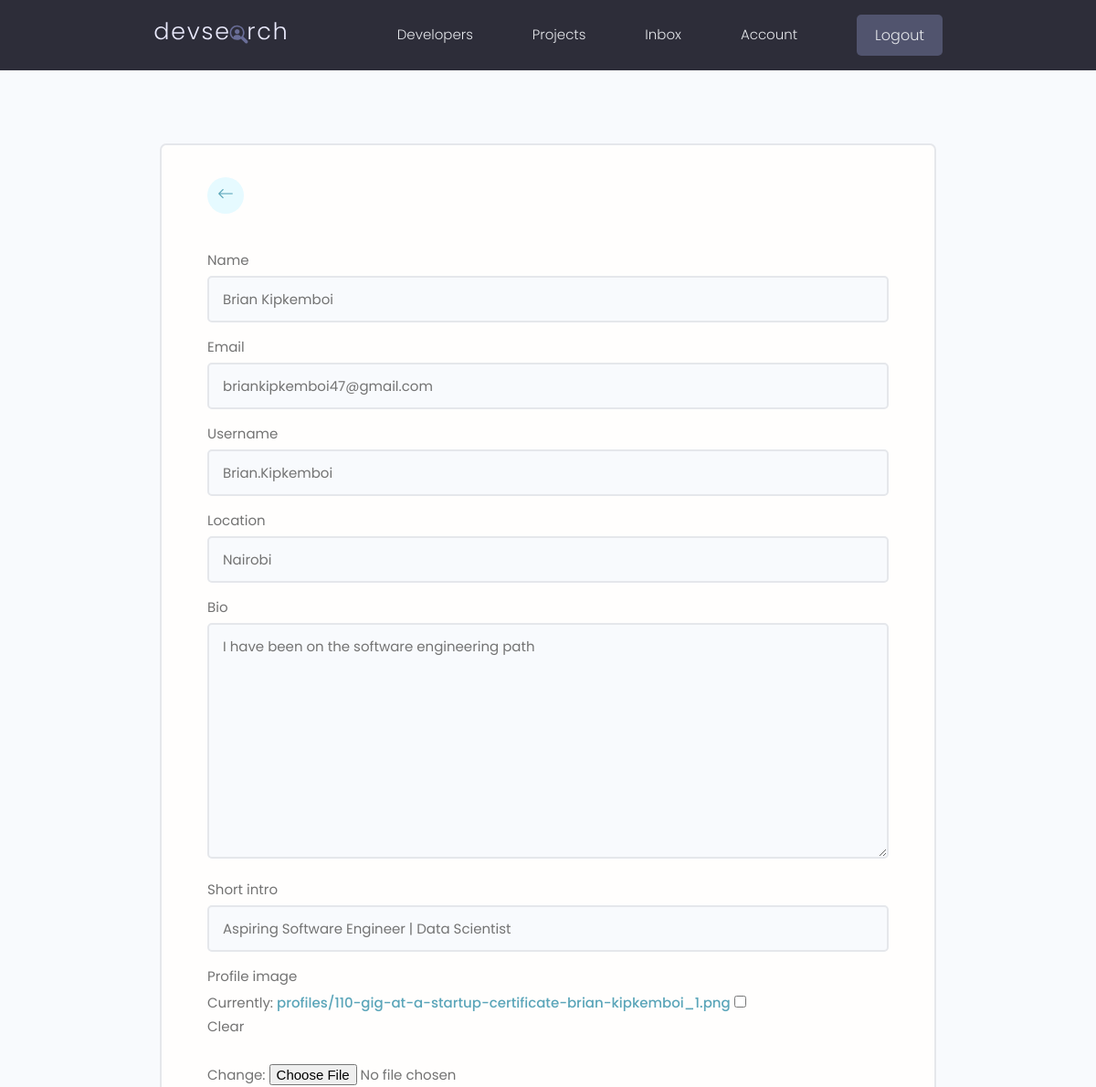
The app's page /edit-account/ (signed in, upper part), older data.
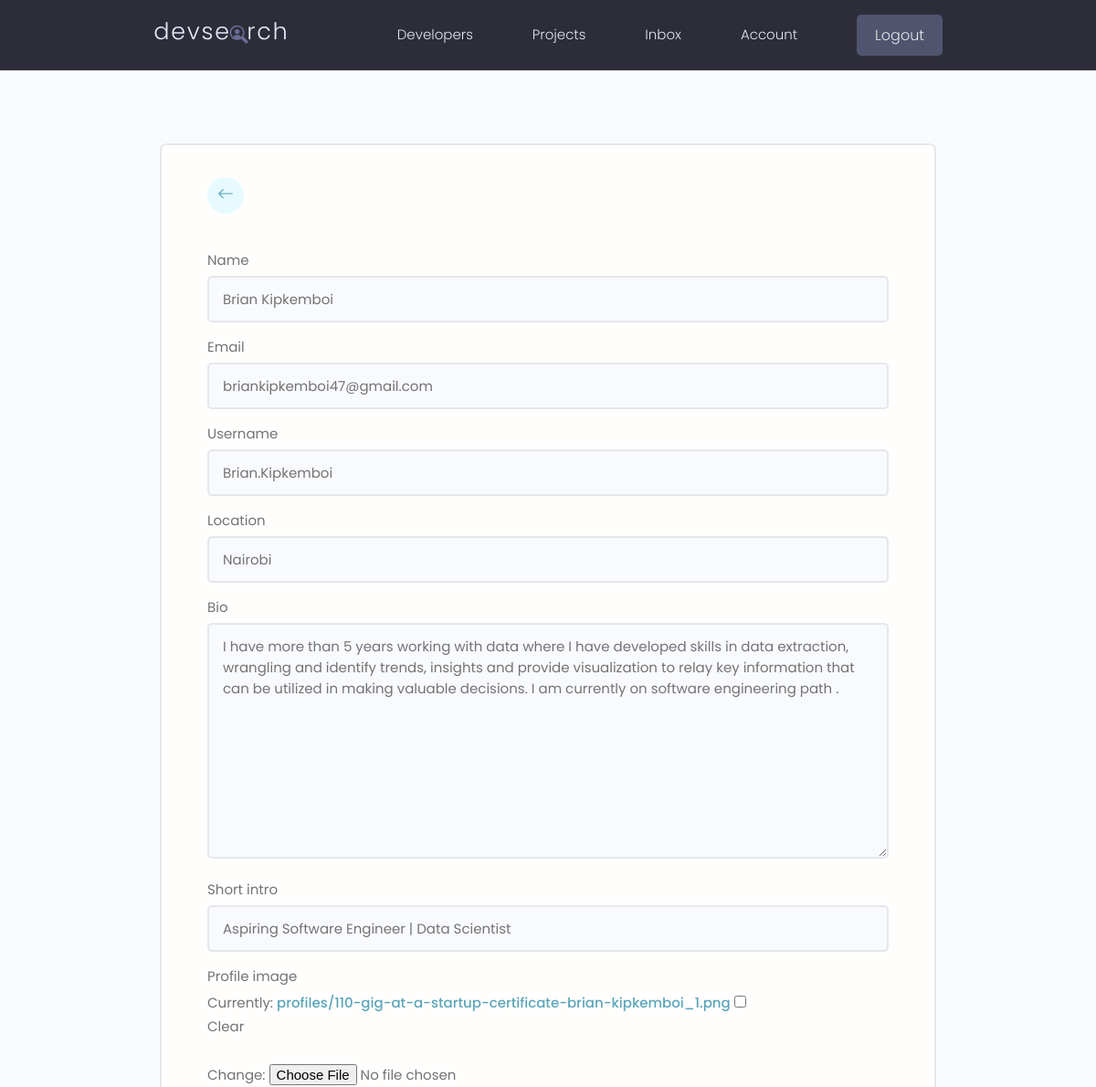
The same page, newer data.
### users/models.py (models this page shows, shortened)
class Profile(models.Model):
    user = models.OneToOneField(
        User, on_delete=models.CASCADE, null=True, blank=True)
    name = models.CharField(max_length=200, blank=True, null=True)
    email = models.EmailField(max_length=500, blank=True, null=True)
    username = models.CharField(max_length=200, blank=True, null=True)
    location = models.CharField(max_length=200, blank=True, null=True)
    short_intro = models.CharField(max_length=200, blank=True, null=True)
    bio = models.TextField(blank=True, null=True)
    profile_image = models.ImageField(
        null=True, blank=True, upload_to='profiles/', default="profiles/user-default.png")
    social_github = models.CharField(max_length=200, blank=True, null=True)
    social_twitter = models.CharField(max_length=200, blank=True, null=True)
    social_linkedin = models.CharField(max_length=200, blank=True, null=True)
    social_youtube = models.CharField(max_length=200, blank=True, null=True)
    social_website = models.CharField(max_length=200, blank=True, null=True)
    created = models.DateTimeField(auto_now_add=True)
    id = models.UUIDField(default=uuid.uuid4, unique=True,
                          primary_key=True, editable=False)
    class Meta:
        ordering = ['created']

### users/views.py (the view)
# urls.py: path('edit-account/', views.editAccount, name="edit-account"),
@login_required(login_url='login')
def editAccount(request):
    profile = request.user.profile
    form = ProfileForm(instance=profile)
    if request.method == 'POST':
        form = ProfileForm(request.POST, request.FILES, instance=profile)
        if form.is_valid():
            form.save()
            return redirect('account')
    context = {'form': form}
    return render(request, 'users/profile_form.html', context)

### users/forms.py
class ProfileForm(ModelForm):
    class Meta:
        model = Profile
        fields = ['name', 'email', 'username',
                  'location', 'bio', 'short_intro', 'profile_image',
                  'social_github', 'social_linkedin', 'social_twitter',
                  'social_youtube', 'social_website']
    def __init__(self, *args, **kwargs):
        super(ProfileForm, self).__init__(*args, **kwargs)
        for name, field in self.fields.items():
            field.widget.attrs.update({'class': 'input'})

### users/templates/users/profile_form.html (shortened to what this page needs)
{% extends 'main.html' %}
{% block content %}
<main class="formPage my-xl">
    <div class="content-box">
        <div class="formWrapper">
            <a class="backButton" href="{% url 'account' %}"><i class="bi bi-arrow-left"></i></a>
            <br>
            <form class="form" method="POST" action="{% url 'edit-account' %}" enctype="multipart/form-data">
                {% for field in form %}
                <div class="form__field">
                    <label for="formInput#text">{{field.label}}</label>
                    {{field}}
                </div>
                {% endfor %}
            </form>
        </div>
    </div>
</main>
{% endblock content %}

Row changes from the older to the newer data that the page shows:
changed Profile "Brian Kipkemboi": bio "I have been on the software engineering path" → "I have more than 5 years working with data where I have developed skills in data extraction, wrangling and identify trends, insights and provide visualization to relay key information that can be utilized in making valuable decisions. I am currently on software engineering path ."
